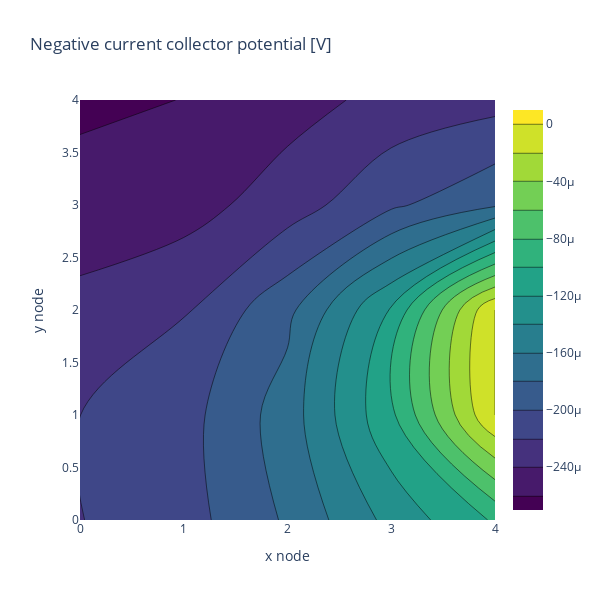

Notebook code cell kept with this figure:
### Markdown cell above
## Spatial Plotting

We can now plot the spatial variables from the solution object. First, the final negative current collector potential can be displayed. In this example, this is just a reference variable, but could be used for fitting or optimisation in the correct workflows.

### Code cell
sol = problem.evaluate(x)

go.Figure(
    [
        go.Contour(
            x=np.arange(0, model.var_pts["y"] - 1, 1),
            y=np.arange(0, model.var_pts["z"] - 1, 1),
            z=sol["Negative current collector potential [V]"][:, :, -1],
            colorscale="Viridis",
        )
    ],
    layout=dict(
        title="Negative current collector potential [V]",
        xaxis_title="x node",
        yaxis_title="y node",
        width=600,
        height=600,
    ),
)

### Figure 1 — Plotly figure (JSON) as saved in the notebook; plotly's stock layout.template omitted (floating-point values rounded to 4 significant figures)
{"data": [{"colorscale": [[0, "#440154"], [0.1111, "#482878"], [0.2222, "#3e4989"], [0.3333, "#31688e"], [0.4444, "#26828e"], [0.5556, "#1f9e89"], [0.6667, "#35b779"], [0.7778, "#6ece58"], [0.8889, "#b5de2b"], [1, "#fde725"]], "type": "contour", "x": [0, 1, 2, 3], "y": [0, 1, 2, 3], "z": [[-0.0002206, -0.0002082, -0.0001773, -0.0001338, -9.744e-05], [-0.0002201, -0.0002077, -0.0001703, -0.0001041, 3.793e-30], [-0.0002329, -0.0002215, -0.0001855, -0.0001179, 9.135e-32], [-0.0002547, -0.0002483, -0.0002297, -0.0002035, -0.0001827], [-0.0002626, -0.0002598, -0.0002481, -0.0002338, -0.000227]]}], "layout": {"height": 600, "title": {"text": "Negative current collector potential [V]"}, "width": 600, "xaxis": {"title": {"text": "x node"}}, "yaxis": {"title": {"text": "y node"}}}}
